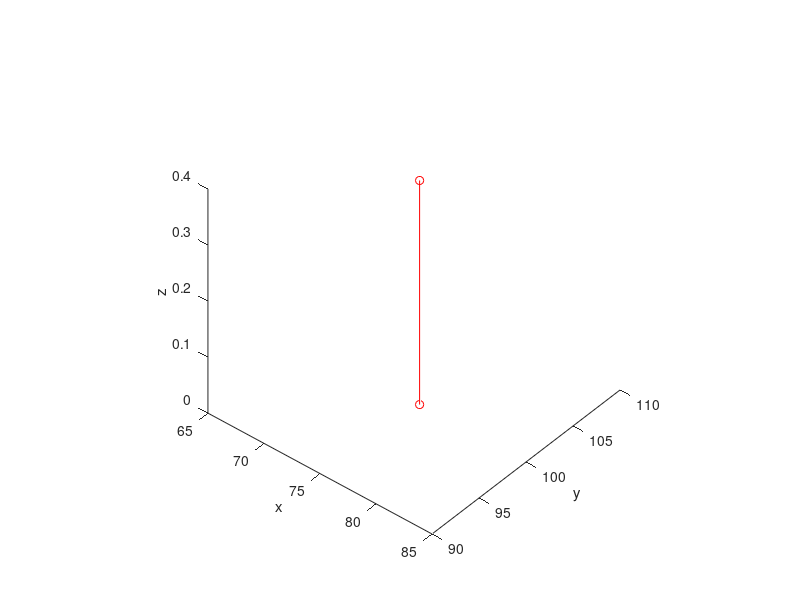

Source code (MATLAB):
function SphericalPendulumKinematics()

theta = pi;
phi = pi;
x = 75.5;
y = 100;
z = 0;

L = 0.4;

xm = x + L * sin(theta);
zm = -L * cos(theta);
ym = y + L * sin(phi);

xm
ym
zm

figure
hold on
view(40, 40);
axis equal
axis square
plot3([x xm], [y ym], [z zm], 'r-o');
zlabel("z");
ylabel("y");
xlabel("x");
hold off;

end